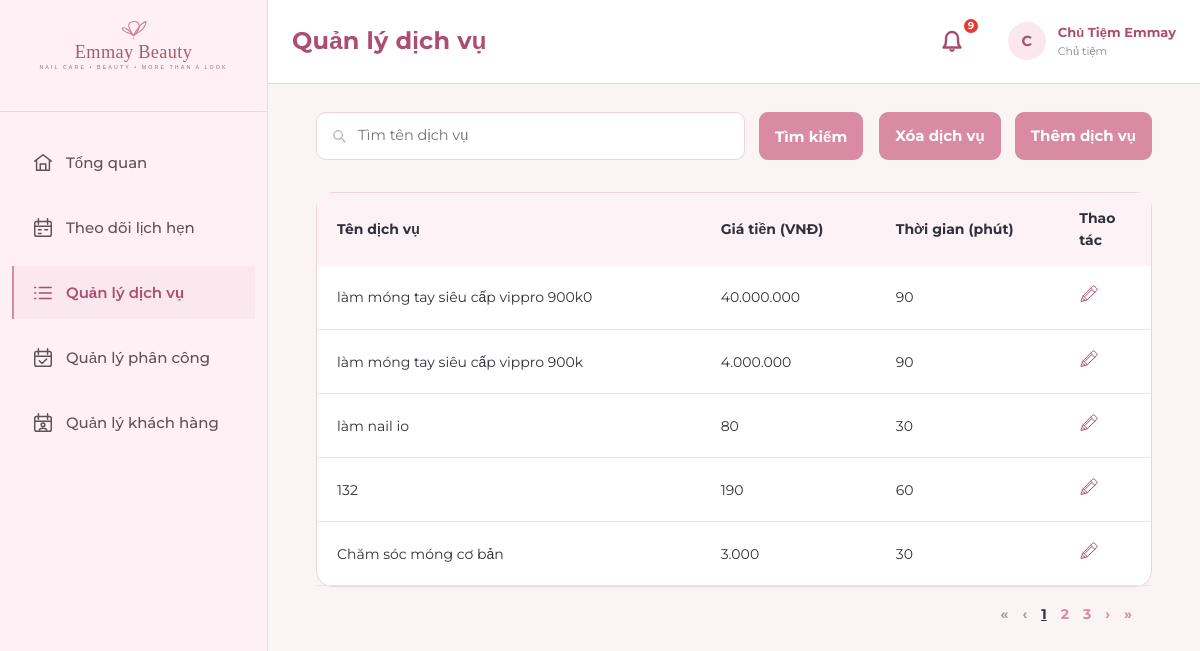
The app's page /owner/services/ (signed in) with its own data.
### apps/services/models.py (models this page shows, shortened)
class DichVu(models.Model):
    THOI_LUONG_CHOICES = [
        (30, '30 phút'),
        (60, '60 phút'),
        (90, '90 phút (1h30)'),
        (120, '120 phút (2h)'),
        (150, '150 phút (2h30)'),
        (180, '180 phút (3h)'),
    ]
    ma_dich_vu = models.CharField(max_length=10, primary_key=True, verbose_name='Mã dịch vụ')
    ten_dich_vu = models.CharField(max_length=60, unique=True, verbose_name='Tên dịch vụ')
    gia_tien = models.DecimalField(
        max_digits=12, decimal_places=0,
        validators=[MinValueValidator(1, message='Giá tiền phải là số nguyên dương lớn hơn 0.')],
        verbose_name='Giá tiền (VNĐ)'
    )
    thoi_luong = models.SmallIntegerField(
        choices=THOI_LUONG_CHOICES,
        validators=[validate_thoi_luong],
        verbose_name='Thời lượng (phút)'
    )
    ghi_chu = models.CharField(max_length=255, blank=True, null=True, verbose_name='Ghi chú')
    da_xoa = models.BooleanField(default=False, verbose_name='Đã xóa mềm')
    class Meta:
        db_table = 'DichVu'
        verbose_name = 'Dịch Vụ'
        verbose_name_plural = 'Dịch Vụ'
        ordering = ['ma_dich_vu']

### apps/services/views.py (the view)
# urls.py: path('services/', service_views.owner_services_list, name='services_list'),
@owner_required
def owner_services_list(request):
    query = request.GET.get('q', '').strip()
    services = DichVu.objects.filter(da_xoa=False)
    if query:
        services = services.filter(ten_dich_vu__icontains=query)
    try:
        new_service_id = request.get_signed_cookie('owner_new_service', max_age=120)
    except (KeyError, signing.BadSignature):
        new_service_id = None
    if query or request.GET.get('page', '1') != '1':
        new_service_id = None
    if connection.vendor == 'sqlite':
        services = services.annotate(_insertion_order=RawSQL('"DichVu"."rowid"', ()))
        ordering = ['-_insertion_order']
    else:
        ordering = ['-ma_dich_vu']
    if new_service_id:
        services = services.annotate(_just_created=Case(
            When(pk=new_service_id, then=Value(0)), default=Value(1), output_field=IntegerField(),
        ))
        ordering.insert(0, '_just_created')
    page_obj = Paginator(services.order_by(*ordering), 5).get_page(request.GET.get('page'))
    for service in page_obj:
        service.display_price = f'{service.gia_tien:,.0f}'.replace(',', '.')
    response = render(request, 'owner/services_management.html', {
        'services': page_obj,
        'page_obj': page_obj,
        'query': query,
        'new_service_id': new_service_id,
    })
    if 'owner_new_service' in request.COOKIES:
        response.delete_cookie('owner_new_service', samesite='Lax')
    return response

### apps/notifications/context_processors.py (called while the page is built)
def notifications_processor(request):
    context = {
        'unread_notifications_count': 0,
        'recent_notifications': [],
        'unread_rejection_ids': [],
    }
    if request.user.is_authenticated:
        try:
            tai_khoan = getattr(request.user, 'tai_khoan', None)
            if tai_khoan:
                user_notifications = ThongBao.objects.filter(tai_khoan=tai_khoan)
                context['unread_notifications_count'] = user_notifications.filter(da_doc=False).count()
                if tai_khoan.vai_tro == 'Chủ Tiệm':
                    context['unread_rejection_ids'] = list(user_notifications.filter(da_doc=False, loai_thong_bao='Từ chối').values_list('pk', flat=True))
                context['recent_notifications'] = user_notifications.order_by('-thoi_diem_tao')[:8]
        except Exception:
            pass
    return context

### templates/owner/services_management.html (shortened to what this page needs)
{% extends 'owner/overview.html' %}
{% block body_class %} owner-overview owner-services{% endblock %}
{% block extra_css %}<link rel="stylesheet" href="/static/css/owner-overview.css"><link rel="stylesheet" href="/static/css/owner-services.css?v=compact-20261111">{% endblock %}
{% block page_title %}Quản lý dịch vụ{% endblock %}
{% block content %}
<div class="owner-services-toolbar">
  <form class="owner-services-search" method="get">
    <label class="owner-services-input"><svg viewBox="0 0 24 24" aria-hidden="true"><circle cx="10" cy="10" r="6"/><path d="m15 15 5 5"/></svg><span class="visually-hidden">Tìm tên dịch vụ</span><input name="q" type="search" value="{{ query }}" placeholder="Tìm tên dịch vụ"></label>
    <button type="submit" class="owner-services-button">Tìm kiếm</button>
  </form>
  <div class="owner-services-actions"><a href="{% url 'owner:services_delete_list' %}" class="owner-services-button">Xóa dịch vụ</a><a class="owner-services-button" href="{% url 'owner:service_create' %}">Thêm dịch vụ</a></div>
</div>
<div class="owner-services-table-wrap">
  <table class="owner-services-table">
    <thead><tr><th>Tên dịch vụ</th><th>Giá tiền (VNĐ)</th><th>Thời gian (phút)</th><th>Thao tác</th></tr></thead>
    <tbody>{% for service in services %}
      <tr data-detail-url="{% url 'owner:service_detail' service.pk %}"{% if service.pk == new_service_id %} class="owner-services-new"{% endif %}>
        <td><a href="{% url 'owner:service_detail' service.pk %}" class="owner-services-name">{{ service.ten_dich_vu }}</a></td>
        <td>{{ service.display_price }}</td><td>{{ service.thoi_luong }}</td>
        <td><a class="owner-services-edit" href="{% url 'owner:service_update' service.pk %}" aria-label="Sửa {{ service.ten_dich_vu }}"><svg viewBox="0 0 24 24" aria-hidden="true"><path d="M3 19l2-5L16 3a2 2 0 0 1 3 0l2 2a2 2 0 0 1 0 3L10 19l-7 2zM5 14l5 5M14 5l5 5M7 15l8-8M5 18l2 1"/></svg></a></td>
      </tr>
    {% empty %}<tr><td colspan="4" class="owner-services-empty">Không tìm thấy dịch vụ nào.</td></tr>{% endfor %}</tbody>
  </table>
</div>
<nav class="owner-services-pagination" aria-label="Phân trang dịch vụ">
  {% if page_obj.has_previous %}<a href="?q={{ query|urlencode }}&amp;page=1" aria-label="Trang đầu">«</a><a href="?q={{ query|urlencode }}&amp;page={{ page_obj.previous_page_number }}" aria-label="Trang trước">‹</a>{% else %}<span aria-disabled="true">«</span><span aria-disabled="true">‹</span>{% endif %}
  {% for number in page_obj.paginator.page_range %}{% if number == page_obj.number %}<span aria-current="page">{{ number }}</span>{% else %}<a href="?q={{ query|urlencode }}&amp;page={{ number }}">{{ number }}</a>{% endif %}{% endfor %}
  {% if page_obj.has_next %}<a href="?q={{ query|urlencode }}&amp;page={{ page_obj.next_page_number }}" aria-label="Trang sau">›</a><a href="?q={{ query|urlencode }}&amp;page={{ page_obj.paginator.num_pages }}" aria-label="Trang cuối">»</a>{% else %}<span aria-disabled="true">›</span><span aria-disabled="true">»</span>{% endif %}
</nav>
{% endblock %}

### static/css/style.css (style rules this page uses)
:root { --primary-rose: #C97F8E; --btn-rose: #D98F9F; --btn-rose-hover: #C57B8C; --dark-rose: #A85C69; --deep-rose: #8C4350; --blush-pink: #F5DDE2; --soft-pink: #FBECEF; --light-pink: #FFF4F6; --ivory-white: #FFF9F8; --card-bg: #FFFFFF; --text-main: #343039; --text-muted: #7E7478; --text-light: #A3969B; --border-pink: #EED6DC; --border-focus: #D98F9F; --status-pending: #E09F3E; --status-pending-bg: #FFF5E6; --status-confirmed: #4A90E2; --status-confirmed-bg: #EBF4FC; --status-completed: #2E7D32; --status-completed-bg: #EAF5EA; --status-canceled: #C62828; --status-canceled-bg: #FDE8E8; --status-noshow: #757575; --status-noshow-bg: #EEEEEE; --font-heading: 'Playfair Display', serif; --font-body: 'Montserrat', sans-serif; --shadow-sm: 0 2px 8px rgba(201, 127, 142, 0.08); --shadow-md: 0 4px 20px rgba(168, 92, 105, 0.12); --shadow-lg: 0 10px 30px rgba(168, 92, 105, 0.16); --radius-sm: 8px; --radius-md: 14px; --radius-lg: 20px; --radius-full: 9999px; }
* { margin: 0; padding: 0; box-sizing: border-box; }
body { font-family: var(--font-body); font-size: 14.5px; line-height: 1.6; color: var(--text-main); background-color: var(--ivory-white); min-height: 100vh; display: flex; flex-direction: column; }
h1, h2, h3, h4, h5, h6, input, button, select, textarea, table, th, td { font-family: var(--font-body); }
a { color: var(--dark-rose); text-decoration: none; transition: all 0.2s ease; }

### static/css/dashboard.css (style rules this page uses)
body.app-layout { display: flex !important; flex-direction: row !important; min-height: 100vh; background-color: #FAF4F5; margin: 0; padding: 0; width: 100%; box-sizing: border-box; }

### static/css/owner-overview.css (style rules this page uses)
body.owner-overview { background:#fff5f8; }

### static/css/owner-services.css (style rules this page uses)
.owner-services-toolbar { display:flex; justify-content:space-between; flex-wrap:wrap; align-items:center; gap:16px; margin-bottom:32px; }
.owner-services-search,.owner-services-actions { display:flex; align-items:center; gap:14px; }
.owner-services-search { flex:1; min-width:0; }
.owner-services-input { display:flex; align-items:center; gap:10px; width:435px; max-width:100%; height:48px; padding:0 14px; border:1px solid #efd2dc; border-radius:10px; background:#fff; color:#a49ba1; }
.owner-services-input svg { width:17px; height:17px; flex:none; fill:none; stroke:currentColor; stroke-width:1.5; }
.owner-services-input input { width:100%; min-width:0; border:0; outline:0; background:transparent; color:#30313b; font:inherit; }
.owner-services-button { display:inline-flex; align-items:center; justify-content:center; min-height:48px; padding:0 16px; border:0; border-radius:9px; background:#d98ba3; color:#fff; font-size:15px; font-weight:700; text-decoration:none; cursor:pointer; white-space:nowrap; }
.owner-services-table-wrap { border:1px solid #efd2dc; border-radius:16px; background:#fff; }
.owner-services-table { width:100%; border-collapse:collapse; table-layout:fixed; color:#30313b; font-size:14px; }
.owner-services-table th { height:60px; padding:14px 20px; background:#fdf3f7; text-align:left; font-weight:700; }
.owner-services-table th:first-child { width:46%; }
.owner-services-table th:nth-child(2) { width:21%; }
.owner-services-table th:nth-child(3) { width:22%; }
.owner-services-table th:last-child { width:11%; }
.owner-services-table td { height:64px; padding:10px 20px; border-bottom:1px solid #f1e2e7; vertical-align:middle; overflow-wrap:anywhere; }
.owner-services-name { color:inherit; text-decoration:none; }
.owner-services-edit { display:inline-flex; color:#ad4d71; border-bottom:1px solid transparent; }
.owner-services-edit svg { width:20px; height:20px; fill:none; stroke:currentColor; stroke-width:1.2; stroke-linecap:round; stroke-linejoin:round; }
.owner-services-pagination { display:flex; justify-content:flex-end; gap:14px; margin:16px 20px; color:#a49ba1; font-weight:700; }
.owner-services-pagination a { color:#ad4d71; }
.owner-services-pagination [aria-current] { color:#30313b; text-decoration:underline; }

### records on screen
DichVu: ten_dich_vu "làm móng tay siêu cấp vippro 900k0", display_price "40.000.000", thoi_luong "90"
DichVu: ten_dich_vu "làm móng tay siêu cấp vippro 900k", display_price "4.000.000", thoi_luong "90"
DichVu: ten_dich_vu "làm nail io", display_price "80", thoi_luong "30"
DichVu: ten_dich_vu "132", display_price "190", thoi_luong "60"
DichVu: ten_dich_vu "Chăm sóc móng cơ bản", display_price "3.000", thoi_luong "30"

### other values on screen
{{ unread_notifications_count }} "9"
{{ owner_name|slice:":1"|upper }} "C"
{{ owner_name }} "Chủ Tiệm Emmay"
{{ number }} "1"
{{ number }} "2" "3"
